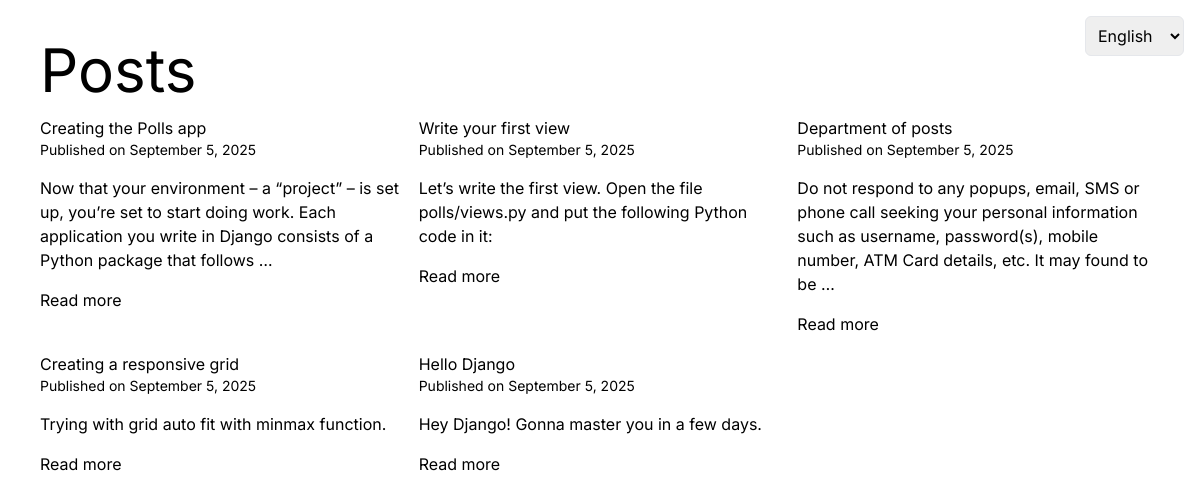
The page / on the database its author committed.
### posts/models.py (models this page shows, shortened)
class Post(models.Model):
    title = models.CharField(max_length=200)
    content = models.TextField()
    created_at = models.DateTimeField(auto_now_add=True)

### posts/views.py (the view)
# urls.py: path("", views.post_list, name="post_list"),
def post_list(request):
    posts = Post.objects.all().order_by("-created_at")
    return render(request, "posts/post_list.html", {"posts": posts})

### posts/templates/posts/post_list.html (shortened to what this page needs)
{% extends "base.html" %}
{% load i18n %}
{% block content %}
  <div class="p-4">
    <h1 class="text-primary text-6xl">{% translate "Posts" %}</h1>
    <div class="grid grid-cols-[repeat(auto-fit,minmax(300px,1fr))] gap-4 mt-4">
      {% for post in posts %}
        <div class="card bg-base-200">
          <div class="card-body flex flex-col gap-4">
            <div>
              <h2 class="card-title text-secondary">{{ post.title }}</h2>
              <p class="text-sm text-base-content/50">
              </p>
            </div>
            <p>{{ post.content|truncatewords:30 }}</p>
            <div class="card-actions justify-end">
              <a href="{% url 'post_detail' post.pk %}"
                 class="btn btn-soft btn-primary btn-sm">{% translate "Read more" %}</a>
            </div>
          </div>
        </div>
      {% empty %}
        <p>{% translate "No posts available." %}</p>
      {% endfor %}
    </div>
  </div>
{% endblock content %}

### theme/templates/base.html (style rules this page uses)
body { font-family: 'Inter', sans-serif; }

### rows shown on the page
Post: title "Creating the Polls app", content "Now that your environment – a “project” – is set up, you’re set to start doing work. Each application you write in Django consists of a Python package that follows …"
Post: title "Write your first view", content "Let’s write the first view. Open the file polls/views.py and put the following Python code in it:"
Post: title "Department of posts", content "Do not respond to any popups, email, SMS or phone call seeking your personal information such as username, password(s), mobile number, ATM Card details, etc. It may found to be …"
Post: title "Creating a responsive grid", content "Trying with grid auto fit with minmax function."
Post: title "Hello Django", content "Hey Django! Gonna master you in a few days."

### other values the page prints
form field language "English"
